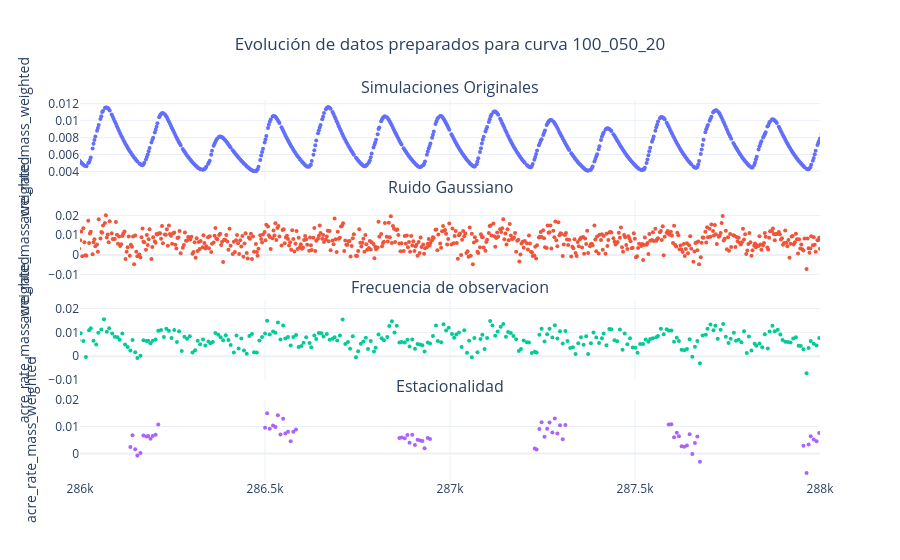

This figure's notebook cell:
### Code cell
dfs = [all_data, noisy_df, df_unique, df_estacion]


plot_id_across_dfs(
    dfs,
    "100_050_20",
    x_range=(286000, 288000)
)

### Figure 1 — Plotly figure (JSON) as saved in the notebook; plotly's stock layout.template omitted (floating-point values rounded to 4 significant figures; data arrays with more than 128 entries replaced by an {"elided": "..."} marker saying what was removed)
{"data": [{"marker": {"size": 4}, "mode": "markers", "showlegend": false, "type": "scatter", "x": {"elided": "5001 float values"}, "xaxis": "x", "y": {"elided": "5001 float values"}, "yaxis": "y"}, {"marker": {"size": 4}, "mode": "markers", "showlegend": false, "type": "scatter", "x": {"elided": "5001 float values"}, "xaxis": "x2", "y": {"elided": "5001 float values"}, "yaxis": "y2"}, {"marker": {"size": 4}, "mode": "markers", "showlegend": false, "type": "scatter", "x": {"elided": "2144 float values"}, "xaxis": "x3", "y": {"elided": "2144 float values"}, "yaxis": "y3"}, {"marker": {"size": 4}, "mode": "markers", "showlegend": false, "type": "scatter", "x": {"elided": "527 float values"}, "xaxis": "x4", "y": {"elided": "527 float values"}, "yaxis": "y4"}], "layout": {"annotations": [{"font": {"size": 16}, "showarrow": false, "text": "Simulaciones Originales", "x": 0.5, "xanchor": "center", "xref": "paper", "y": 1, "yanchor": "bottom", "yref": "paper"}, {"font": {"size": 16}, "showarrow": false, "text": "Ruido Gaussiano", "x": 0.5, "xanchor": "center", "xref": "paper", "y": 0.7375, "yanchor": "bottom", "yref": "paper"}, {"font": {"size": 16}, "showarrow": false, "text": "Frecuencia de observacion", "x": 0.5, "xanchor": "center", "xref": "paper", "y": 0.475, "yanchor": "bottom", "yref": "paper"}, {"font": {"size": 16}, "showarrow": false, "text": "Estacionalidad", "x": 0.5, "xanchor": "center", "xref": "paper", "y": 0.2125, "yanchor": "bottom", "yref": "paper"}], "autosize": true, "title": {"text": "Evolución de datos preparados para curva 100_050_20", "x": 0.5}, "xaxis": {"anchor": "y", "domain": [0, 1], "matches": "x4", "range": [286000, 288000], "showticklabels": false, "type": "linear"}, "xaxis2": {"anchor": "y2", "domain": [0, 1], "matches": "x4", "range": [286000, 288000], "showticklabels": false, "type": "linear"}, "xaxis3": {"anchor": "y3", "domain": [0, 1], "matches": "x4", "range": [286000, 288000], "showticklabels": false, "type": "linear"}, "xaxis4": {"anchor": "y4", "domain": [0, 1], "range": [286000, 288000], "type": "linear"}, "yaxis": {"anchor": "x", "autorange": true, "domain": [0.7875, 1], "range": [0.003163, 0.01219], "title": {"text": "acre_rate_mass_weighted"}, "type": "linear"}, "yaxis2": {"anchor": "x2", "autorange": true, "domain": [0.525, 0.7375], "range": [-0.01191, 0.0269], "title": {"text": "acre_rate_mass_weighted"}, "type": "linear"}, "yaxis3": {"anchor": "x3", "autorange": true, "domain": [0.2625, 0.475], "range": [-0.009232, 0.02293], "title": {"text": "acre_rate_mass_weighted"}, "type": "linear"}, "yaxis4": {"anchor": "x4", "autorange": true, "domain": [0, 0.2125], "range": [-0.008982, 0.01927], "title": {"text": "acre_rate_mass_weighted"}, "type": "linear"}}}
